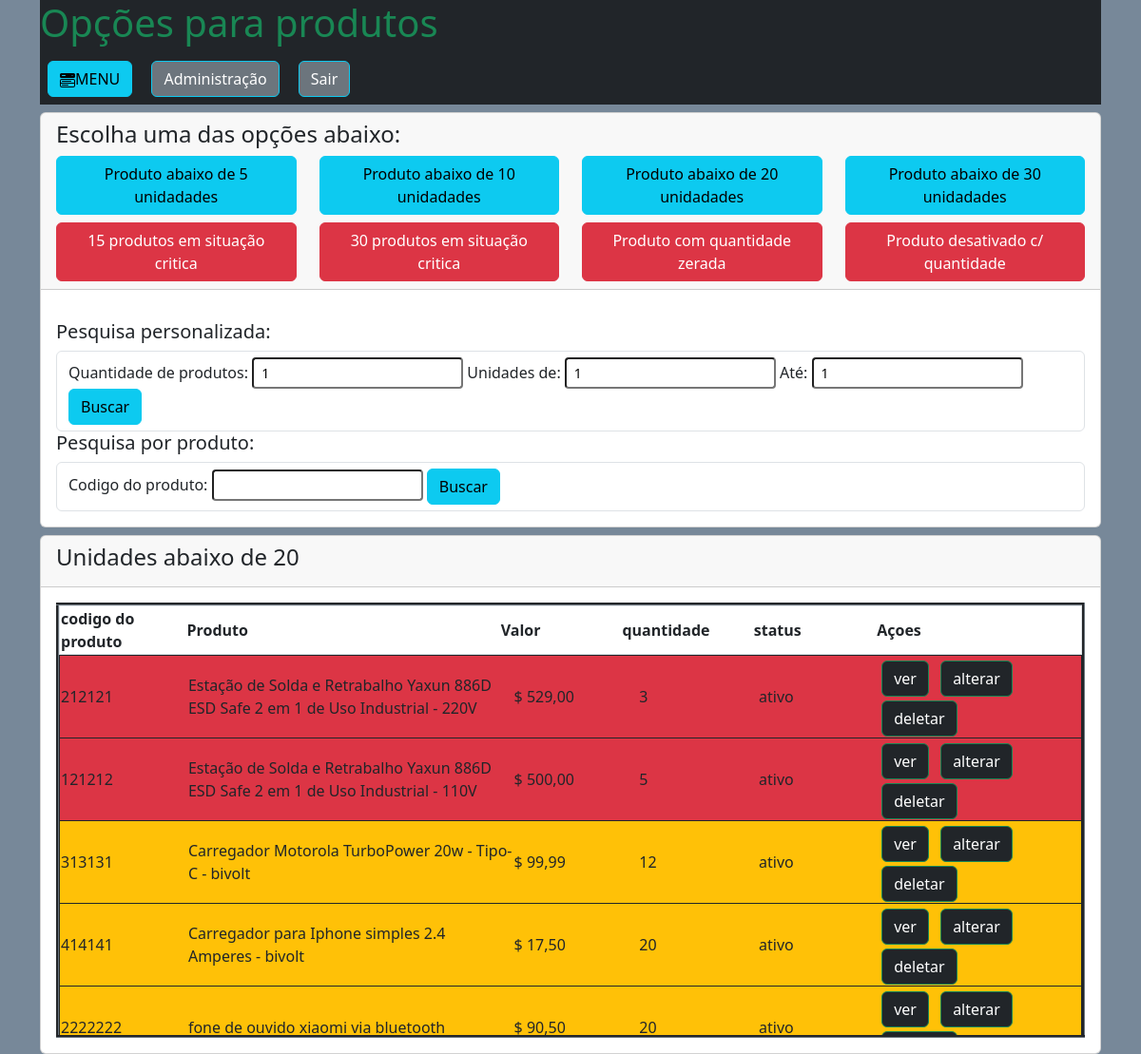
The app's page /administrador/produtos/ctrl_quantidade.php?quant=20 with its own data.
### tables this page shows
CREATE TABLE `produtos` (
  `id_produto` int(11) NOT NULL,
  `cod_produto` varchar(40) NOT NULL,
  `nome` varchar(100) NOT NULL,
  `valor` double(10,2) NOT NULL,
  `quantidade` double(10,2) NOT NULL,
  `categoria` varchar(120) NOT NULL,
  `cor` varchar(15) NOT NULL,
  `voltagem` varchar(10) NOT NULL,
  `v_110` int(1) NOT NULL,
  `v_220` int(1) NOT NULL,
  `v_bivolt` int(1) NOT NULL,
  `s_volt` int(1) NOT NULL,
  `descricao` varchar(250) NOT NULL,
  `status` int(1) NOT NULL,
  `foto` varchar(100) NOT NULL,
  `foto_1` varchar(50) NOT NULL,
  `foto_2` varchar(50) NOT NULL,
  `foto_3` varchar(50) NOT NULL,
  `foto_4` varchar(50) NOT NULL,
  `foto_5` varchar(50) NOT NULL,
  `foto_6` varchar(50) NOT NULL,
  `var_cores` int(1) NOT NULL,
  `link_110` varchar(50) NOT NULL,
  `link_220` varchar(50) NOT NULL,
  `link_bivolt` varchar(50) NOT NULL,
  `azul` int(1) NOT NULL,
  `vermelho` int(1) NOT NULL,
  `preto` int(1) NOT NULL,
  `branco` int(1) NOT NULL,
  `amarelo` int(1) NOT NULL,
  `verde` int(1) NOT NULL,
  `laranja` int(1) NOT NULL,
  `cinza` int(1) NOT NULL,
  `rosa` int(1) NOT NULL,
  `marrom` int(1) NOT NULL,
  `roxo` int(1) NOT NULL,
  `prata` int(1) NOT NULL,
  `dourado` int(1) NOT NULL,
  `link_azul` varchar(45) NOT NULL,
  `link_vermelho` varchar(45) NOT NULL,
  `link_preto` varchar(45) NOT NULL,
  `link_branco` varchar(45) NOT NULL,
  `link_amarelo` varchar(45) NOT NULL,
  `link_verde` varchar(45) NOT NULL,
  `link_laranja` varchar(45) NOT NULL,
  `link_cinza` varchar(45) NOT NULL,
  `link_rosa` varchar(45) NOT NULL,
  `link_marrom` varchar(45) NOT NULL,
  `link_roxo` varchar(45) NOT NULL,
  `link_prata` varchar(45) NOT NULL,
  `link_dourado` varchar(45) NOT NULL
);

### administrador/produtos/ctrl_quantidade.php (the view, shortened to what this page needs)
<?php
require_once '../../database.php';
?>
<!doctype html>
<html lang="pt-br">
  <head>
    <link href="https://cdn.jsdelivr.net/npm/bootstrap@5.3.3/dist/css/bootstrap.min.css" rel="stylesheet">
	<link rel="stylesheet" href="../../css/modal.css">
</head>
  <body style="background: #778899">
  <div class="container">
				<div class="bg-dark"><h1 class="text-success">
				</h1>
				<button type="button" class="btn btn-info m-2" data-toggle="modal" data-target="#exampleModal">
			MENU
				</button>
				<a class="btn btn-secondary border-info m-2" href="../menu_admin.php">Administração</a>
				<a href="../../sair.php" class="btn btn-secondary border-info m-2">Sair</a>
				</div>
      <div class="card mt-2">
          <div class="card-header">
              <h4>Escolha uma das opções abaixo:</h4>
              <div class="row"><div class="col">
                <a class="btn btn-info w-100" href="?quant=5">Produto abaixo de 5 unidadades</a></div>
                <div class="col"><a class="btn btn-info w-100" href="?quant=10">Produto abaixo de 10 unidadades</a></div>
                <div class="col"><a class="btn btn-info w-100" href="?quant=20">Produto abaixo de 20 unidadades</a></div>
                <div class="col"><a class="btn btn-info w-100" href="?quant=30">Produto abaixo de 30 unidadades</a></div></div>
                <div class="row mt-2"><div class="col">
                <a class="btn btn-danger w-100" href="?critico=15">15 produtos em situação critica</a></div>
                <div class="col"><a class="btn btn-danger w-100" href="?critico=30">30 produtos em situação critica</a></div>
                <div class="col"><a class="btn btn-danger w-100" href="?zerado=ok">Produto com quantidade zerada</a></div>
                <div class="col"><a class="btn btn-danger w-100" href="?desativado=ok">Produto desativado c/ quantidade</a></div>
           </div> </div>
              <div class="card-body mt-3">
                  <h5>Pesquisa personalizada:</h5>
                  <form>
                      <div class="form-control">
                      <label>Quantidade de produtos:</label>
                      <input type="number" class="form-control-sm" min="1" name="quant_person_1" value="1">
                      <label>Unidades de: </label>
                      <input type="number" class="form-control-sm" min="1" name="quant_person_2" value="1">
                      <label> Até:</label>
                      <input type="number" class="form-control-sm" min="1" name="quant_person_3" value="1">
                      <input type="submit" class="btn btn-info" value="Buscar">
                      </div>
                  </form>
                  <h5>Pesquisa por produto:</h5>
                  <form>
                      <div class="form-control">
                      <label>Codigo do produto:</label>
                      <input class="form-control-sm" min="1" name="cod_prod" autofocus>
                      <input type="submit" class="btn btn-info" value="Buscar">
                      </div>
                  </form>
              </div>
      </div>
<?php
if(isset($_GET['quant'])){
    $quant = $_GET['quant'];
    $sql = "SELECT * FROM produtos WHERE quantidade <= '".$quant."' ORDER BY quantidade ASC";
    $consulta = $conexao->query($sql);
    $dados = $consulta->fetchALL(PDO::FETCH_ASSOC);
    echo '<div class="card mt-2">
          <div class="card-header">
              <h4>Unidades abaixo de '.$quant.'</h4>
          </div>
          <div class="card-body">';
          if(!empty($dados)){
          echo '<table  border="3" class="border-secondary" style="table-layout: fixed;">';
          echo '<thead style="display: block;position: relative;" class="border">';
          echo '<tr>';
          echo '<th width=150>codigo do produto</th><th width=400>Produto</th><th width=150>Valor</th><th width=150>quantidade</th><th width=150>status</th><th width=260>Açoes</th>';
          echo '</tr>';
          echo '</thead>';
          echo '<tbody style="display: block;  overflow: auto;width: 100%;max-height: 400px;overflow-y: scroll;overflow-x: hidden;">';
          foreach($dados as $d){
                  if($d['status'] > 0){ $status = 'ativo'; }else{ $status = 'desativado';}
                  $bg = 'class="border border-dark"';
                  if($d['quantidade'] <= 10 && $d['quantidade'] > 1){ $bg = 'class="bg-danger border border-dark"';}
                  if($d['quantidade'] <= 20 && $d['quantidade'] > 11){ $bg = 'class="bg-warning border border-dark"';}
                  echo '<tr '.$bg.'><td width=150>'.$d['cod_produto'].'</td><td width=400>'.$d['nome'].'</td><td width=150>$ '. number_format($d['valor'],2,',','.').'</td><td width=150>'.$d['quantidade'].'</td>
                  <td width=150>'.$status.'</td><td width=240><a class="btn btn-dark border-success me-2 mt-1 mb-1" href = "ver.php?id_produto='.$d['id_produto'].'">ver</a>
                  <a class="btn btn-dark border-success me-2" href = "alterar.php?id_produto='.$d['id_produto'].'"> alterar</a>
                  <a class="btn btn-dark border-success" href = "deletar.php?id_produto='.$d['id_produto'].'"> deletar</a></td></tr>';
         }
          echo '</tbody>';
           echo '</table>';
          }else{
                 echo '<div class="col-sm-8 mx-auto"><h3 class="alert alert-secondary">Nenhum produto encontrado...</h3></div>';
          }
    echo '</div>
    ';
}
?>
  </div>

### records on screen
produtos: cod_produto "212121", nome "Estação de Solda e Retrabalho Yaxun 886D ESD Safe 2 em 1 de Uso Industrial - 220V", valor "529,00", quantidade "3", status "ativo"
produtos: cod_produto "121212", nome "Estação de Solda e Retrabalho Yaxun 886D ESD Safe 2 em 1 de Uso Industrial - 110V", valor "500,00", quantidade "5", status "ativo"
produtos: cod_produto "313131", nome "Carregador Motorola TurboPower 20w - Tipo-C - bivolt", valor "99,99", quantidade "12", status "ativo"
produtos: cod_produto "414141", nome "Carregador para Iphone simples 2.4 Amperes - bivolt", valor "17,50", quantidade "20", status "ativo"
produtos: cod_produto "2222222", nome "fone de ouvido xiaomi via bluetooth", valor "90,50", quantidade "20", status "ativo"

### other values on screen
$quant "20"
